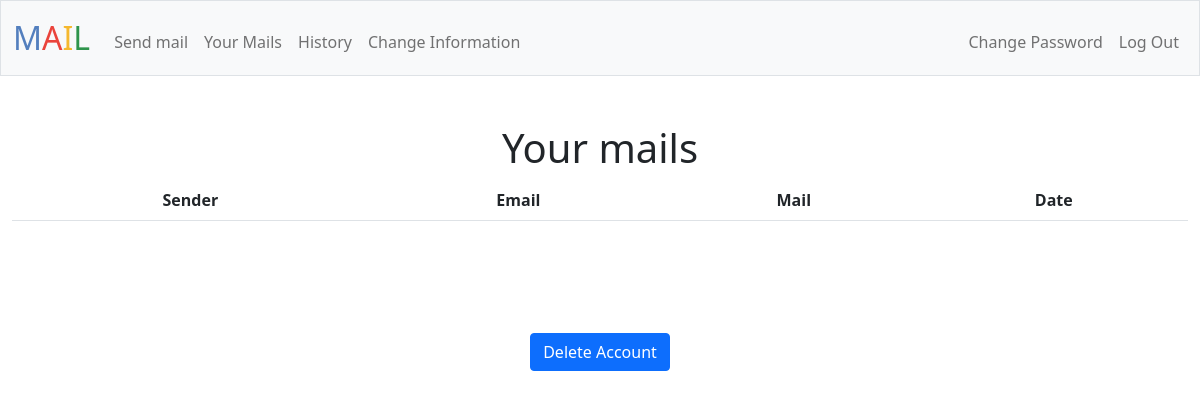
Before: /mail (signed in) with the older database file.
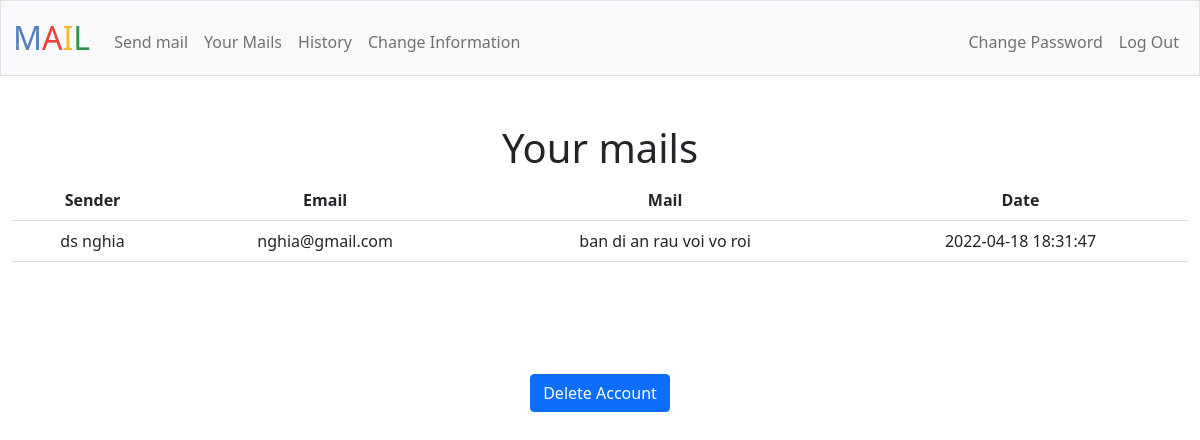
After: the same page with the newer database file.
### tables this page shows
CREATE TABLE mail_box (id INTEGER PRIMARY KEY AUTOINCREMENT NOT NULL, 
sender_id INTEGER NOT NULL, receiver_id INTEGER NOT NULL, 
sender TEXT NOT NULL, receiver TEXT NOT NULL, 
date TIMESTAMP NOT NULL, mail TEXT NOT NULL);

CREATE TABLE informations (user_id INTEGER NOT NULL, name TEXT NOT NULL, birth TEXT, place TEXT, number TEXT, email TEXT NOT NULL UNIQUE);

### app.py (the view)
@app.route("/mail")
@login_required
def mail():
    user_id = session['user_id']
    mails_received = db.execute("SELECT * FROM mail_box WHERE receiver_id = ?", user_id)
    mails = []
    for row in mails_received:
        value = {}
        value['sender'] = row['sender']
        value['email'] = db.execute("SELECT email FROM informations WHERE user_id = ?", row['sender_id'])[0]['email']
        value['mail'] = row['mail']
        value['date'] = row['date']
        mails.append(value)
    return render_template("mail.html", mails=mails)

### app.py (called while the page is built)
@app.after_request
def after_request(response):
    response.headers["Cache-Control"] = "no-cache, no-store, must-revalidate"
    response.headers["Expires"] = 0
    response.headers["Pragma"] = "no-cache"
    return response

### helpers.py (called while the page is built)
def login_required(f):
    @wraps(f)
    def decorated_function(*args, **kwargs):
        if session.get("user_id") is None:
            return redirect("/login")
        return f(*args, **kwargs)
    return decorated_function

### templates/mail.html (shortened to what this page needs)
{% extends "layout.html" %}
{% block main %}
    <h1>Your mails</h1>
    <table class="table">
        <tr>
            <th scope="col">Sender</th>
            <th scope="col">Email</th>
            <th scope="col">Mail</th>
            <th scope="col">Date</th>
        </tr>
        {% for value in mails %}
        <tr>
            <td>{{ value['sender'] }}</td>
            <td>{{ value['email'] }}</td>
            <td>{{ value['mail'] }}</td>
            <td>{{ value['date'] }}</td>
        </tr>
        {% endfor %}
    </table>
{% endblock %}

### templates/layout.html (shortened to what this page needs)
<!DOCTYPE html>
<html lang="en">
    <head>
        <link href="https://cdn.jsdelivr.net/npm/bootstrap@5.1.3/dist/css/bootstrap.min.css" rel="stylesheet">
        <link href="/static/styles.css" rel="stylesheet">
    </head>
    <body>
        <nav class="bg-light border navbar navbar-expand-md navbar-light">
            <div class="container-fluid">
                <a class="navbar-brand" href="/"><span class="blue">M</span><span class="red">A</span><span class="yellow">I</span><span class="green">L</span></a>
                <div class="collapse navbar-collapse" id="navbar">
                    {% if session["user_id"] %}
                        <ul class="navbar-nav me-auto mt-2">
                            <li class="nav-item"><a class="nav-link" href="/send">Send mail</a></li>
                            <li class="nav-item"><a class="nav-link" href="/mail">Your Mails</a></li>
                            <li class="nav-item"><a class="nav-link" href="/history">History</a></li>
                            <li class="nav-item"><a class="nav-link" href="/change_information">Change Information</a></li>
                        </ul>
                        <ul class="navbar-nav ms-auto mt-2">
                            <li class="nav-item"><a class="nav-link" href="/change_password">Change Password</a></li>
                            <li class="nav-item"><a class="nav-link" href="/logout">Log Out</a></li>
                        </ul>
                    {% else %}
                        <ul class="navbar-nav ms-auto mt-2">
                            <li class="nav-item"><a class="nav-link" href="/register">Register</a></li>
                            <li class="nav-item"><a class="nav-link" href="/login">Log In</a></li>
                        </ul>
                    {% endif %}
                </div>
            </div>
        </nav>
        <main class="container-fluid py-5 text-center">
            {% block main %}{% endblock %}
        </main>
    </body>
    <footer>
        <form action="/" method="post" style="float: center" class="container-fluid py-5 text-center">
            <button class="btn btn-primary" type="submit">Delete Account</button>
        </form>
    </footer>
</html>

### static/styles.css (style rules this page uses)
nav .navbar-brand { font-size: xx-large; }
nav .navbar-brand .blue { color: #537fbe; }
nav .navbar-brand .red { color: #ea433b; }
nav .navbar-brand .yellow { color: #f5b82e; }
nav .navbar-brand .green { color: #2e944b; }

Changed rows visible on the page:
added mail_box: sender "ds nghia", mail "ban di an rau voi vo roi", date "2022-04-18 18:31:47"
now on this page (row unchanged): informations: email "nghia@gmail.com"
